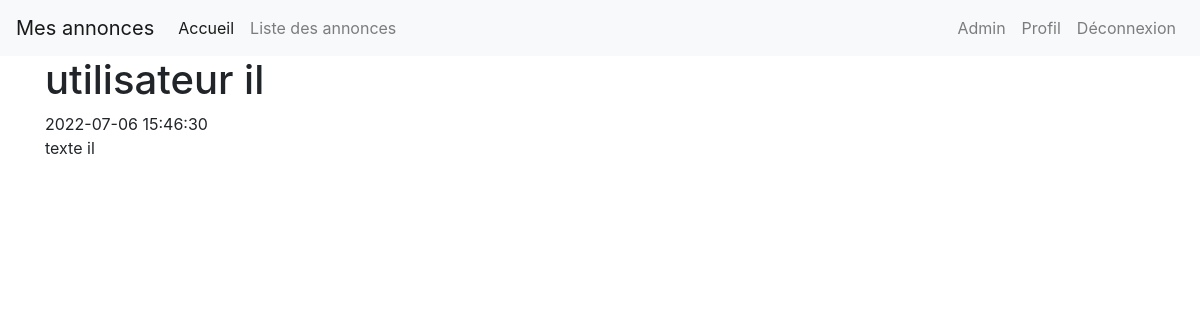
Page /annonces/lire/27 (signed in) on the committed database.
### tables this page shows
CREATE TABLE `annonces` (
  `id` int(11) NOT NULL,
  `titre` varchar(255) NOT NULL,
  `description` longtext NOT NULL,
  `created_at` datetime NOT NULL DEFAULT CURRENT_TIMESTAMP,
  `actif` tinyint(1) NOT NULL,
  `users_id` int(11) NOT NULL
);

### Controllers/Controller.php (called while the page is built, shortened)
<?php
class Controller
{
    public function render(string $fichier, $donnees = [], string $template = 'default')
    {
        extract($donnees);
        require_once ROOT.'/Views/'.$fichier.'.php';
    }
}

### Controllers/AnnoncesController.php (called while the page is built, shortened)
<?php
class AnnoncesController extends Controller
{
    public function lire(int $id)
    {
        $annoncesModel = new AnnoncesModel;
        $annonce = $annoncesModel->find($id);
        $this->render('annonces/lire', compact('annonce'));
    }
}

### public/index.php (called while the page is built, shortened)
<?php
$app = new Main();
$app->start();

### Models/AnnoncesModel.php (called while the page is built, shortened)
<?php
class AnnoncesModel extends Model
{
    public function __construct()
    {
        $this->table = 'annonces';
    }
}

### Core/Db.php (called while the page is built, shortened)
<?php
class Db extends PDO
{
    private static $instance;
    private function __construct()
    {
        $_dsn = 'mysql:dbname='. self::DBNAME . ';host=' . self::DBHOST;
    }
    public static function getInstance():self
    {
        if(self::$instance === null){
            self::$instance = new self();
        }
        return self::$instance;
    }
}

### Models/Model.php (called while the page is built, shortened)
<?php
class Model extends Db
{
    protected $table;
    public function find(int $id)
    {
        return $this->requete("SELECT * FROM {$this->table} WHERE id = $id")->fetch();
    }
    public function requete(string $sql, array $attributs = null)
    {
        $this->db = Db::getInstance();
        if ($attributs !== null) {
            $query = $this->db->prepare($sql);
            $query->execute($attributs);
            return $query;
        } else {
            return $this->db->query($sql);
        }
    }
}

### Views/annonces/lire.php (the view)
<article>
    <h1><?php echo $annonce->titre ?></h1>
    <div><?php echo $annonce->created_at ?></div>
    <div><?php echo $annonce->description ?></div>
</article>

### rows in the picture
annonces: titre "utilisateur il", created_at "2022-07-06 15:46:30", description "texte il"
